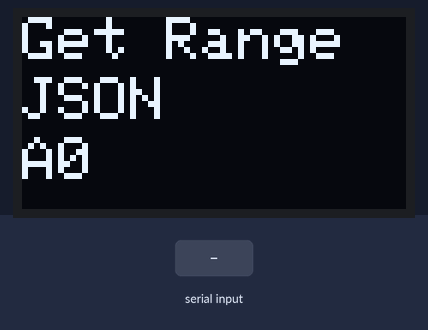
The sketch below on a simulated ESP32-S3. On the bench: 128×64 one-colour display. The test bench sets the inputs (shaded band). The modem accepts every AT command (registered, SIM ready, sends succeed) and sends nothing else; what the sketch prints to the serial monitor is not drawn.

Above: at 2.2 s.
2.3 s: "tid:\n" received over the second serial link
3.8 s: ",mask:\n" received over the second serial link
5.3 s: "range:\n" received over the second serial link
Timing chart, 0 to 8.3 s (numbered marks = the images above; inputs shaded):
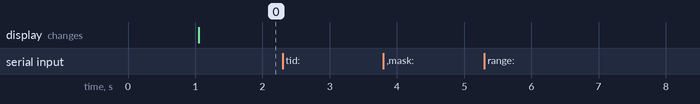

The sketch:

anchor-0.ino
```cpp
// Include necessary libraries
#include <Wire.h>
#include <Adafruit_GFX.h>
#include <Adafruit_SSD1306.h>
#include <Arduino.h>

// Define hardware serial object
HardwareSerial mySerial2(2);

// Define pin numbers
#define RESET 32
#define IO_RXD2 18
#define IO_TXD2 19
#define I2C_SDA 4
#define I2C_SCL 5

// Create SSD1306 display object
Adafruit_SSD1306 display(128, 64, &Wire, -1);

// Setup function
void setup()
{
    // Set RESET pin as output and set it high
    pinMode(RESET, OUTPUT);
    digitalWrite(RESET, HIGH);

    // Start serial communication
    Serial.begin(115200);

    // Print initial message
    Serial.print(F("Hello! ESP32-S3 AT command V1.0 Test"));

    // Start serial communication on mySerial2
    mySerial2.begin(115200, SERIAL_8N1, IO_RXD2, IO_TXD2);

    // Send "AT" command to mySerial2
    mySerial2.println("AT");

    // Start I2C communication
    Wire.begin(I2C_SDA, I2C_SCL);

    // Delay for 1 second
    delay(1000);

    // Initialize SSD1306 display
    if (!display.begin(SSD1306_SWITCHCAPVCC, 0x3C))
    {
        Serial.println(F("SSD1306 allocation failed"));
        for (;;)
            ;
    }

    // Clear the display
    display.clearDisplay();

    // Show logo on the display
    logoshow();
}

// Variable to store runtime
long int runtime = 0;

// Variables for response handling
String response = "";
String rec_head = "AT+RANGE";

// Loop function
void loop()
{
    // Read data from Serial and send it to mySerial2
    while (Serial.available() > 0)
    {
        mySerial2.write(Serial.read());
        yield();
    }

    // Read data from mySerial2 and process it
    while (mySerial2.available() > 0)
    {
        char c = mySerial2.read();

        // Skip carriage return characters
        if (c == '\r')
            continue;
        // Process newline characters
        else if (c == '\n' || c == '\r')
        {
            // Check if the response contains the specified header
            if (response.indexOf(rec_head) != -1)
            {
                // Analyze the range data
                range_analy(response);
            }
            else
            {
                // Print the response
                Serial.println(response);
            }

            // Clear the response string
            response = "";
        }
        // Append character to the response string
        else
            response += c;
    }
}

// Function to show logo on the display
void logoshow(void)
{
    // Clear the display
    display.clearDisplay();

    // Set text size and color
    display.setTextSize(2);
    display.setTextColor(SSD1306_WHITE);

    // Set cursor position and print text
    display.setCursor(0, 0);
    display.println(F("Get Range"));

    display.setCursor(0, 20);
    display.println(F("JSON"));
    display.setCursor(0, 40);
    display.println(F("A0"));

    // Display the content on the display
    display.display();

    // Delay for 10 milliseconds
    delay(10);
}

// Function to analyze range data
void range_analy(String data)
{
    // Extract ID, range, and RSSI data from the response string
    String id_str = data.substring(data.indexOf("tid:") + 4, data.indexOf(",mask:"));
    String range_str = data.substring(data.indexOf("range:"), data.indexOf(",rssi:"));
    String rssi_str = data.substring(data.indexOf("rssi:"));

    // Arrays to store range and RSSI values
    int range_list[8];
    double rssi_list[8];
    int count = 0;

    // Parse range data
    count = sscanf(range_str.c_str(), "range:(%d,%d,%d,%d,%d,%d,%d,%d)",
                   &range_list[0], &range_list[1], &range_list[2], &range_list[3],
                   &range_list[4], &range_list[5], &range_list[6], &range_list[7]);

    // Check if the number of parsed values is correct
    if (count != 8)
    {
        Serial.println("RANGE ANALY ERROR");
        Serial.println(count);
        return;
    }

    // Parse RSSI data
    count = sscanf(rssi_str.c_str(), "rssi:(%lf,%lf,%lf,%lf,%lf,%lf,%lf,%lf)",
                   &rssi_list[0], &rssi_list[1], &rssi_list[2], &rssi_list[3],
                   &rssi_list[4], &rssi_list[5], &rssi_list[6], &rssi_list[7]);

    // Check if the number of parsed values is correct
    if (count != 8)
    {
        Serial.println("RSSI ANALY ERROR");
        Serial.println(count);
        return;
    }

    // Create JSON string
    String json_str = "";
    json_str = json_str + "{\"id\":" + id_str + ",";
    json_str = json_str + "\"range\":[";
    for (int i = 0; i < 8; i++)
    {
        if (i != 7)
            json_str = json_str + range_list[i] + ",";
        else
            json_str = json_str + range_list[i] + "]}";
    }

    // Print the JSON string
    Serial.println(json_str);
}
```

Measured:
- after the input at 2.3 s, every drawn part: stays the same
- after the input at 3.8 s, every drawn part: stays the same
- after the input at 5.3 s, every drawn part: stays the same
